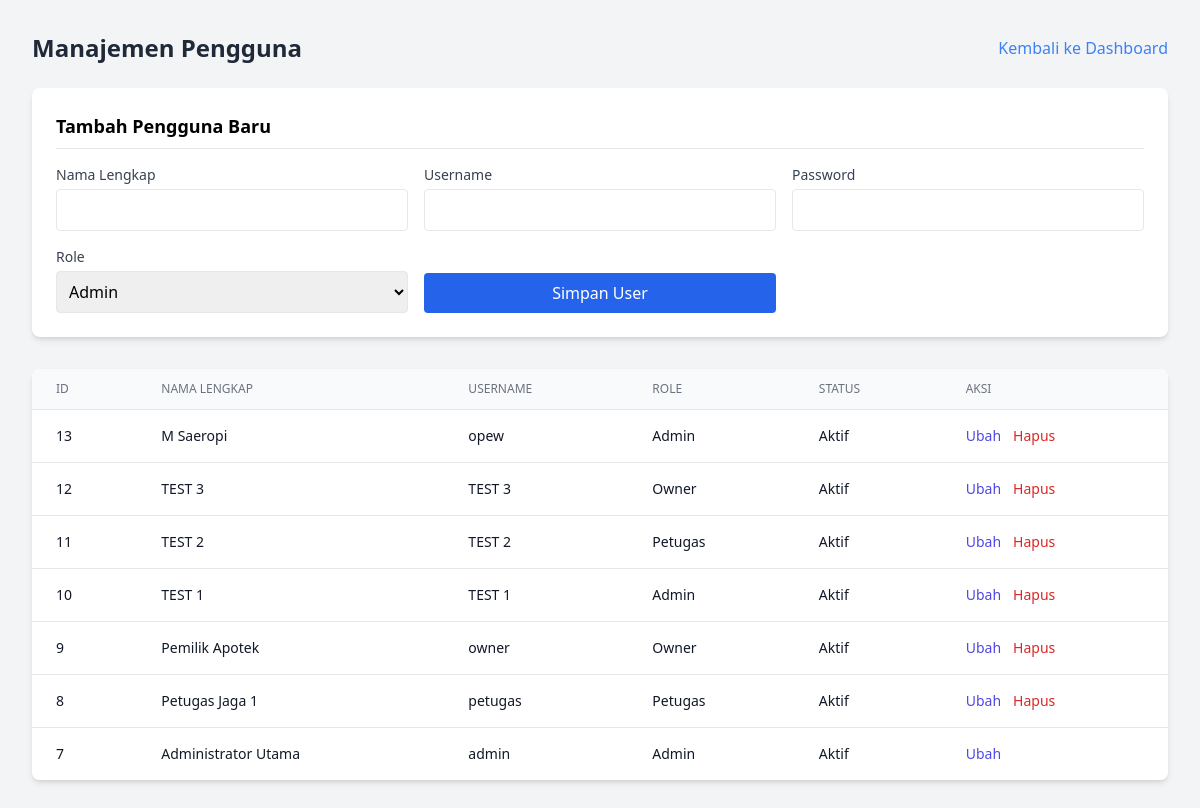
Page /public/AdminUserController (signed in) on the committed database.
### tables this page shows
CREATE TABLE `tb_user` (
  `id_user` int NOT NULL,
  `nama_lengkap` varchar(50) NOT NULL,
  `username` varchar(50) NOT NULL,
  `password` varchar(100) NOT NULL,
  `role` enum('admin','petugas','owner') NOT NULL,
  `status_aktif` tinyint(1) DEFAULT '1'
);

### app/core/Controller.php (called while the page is built, shortened)
<?php
class Controller {
    public function view($view, $data = []) {
        require_once '../app/views/' . $view . '.php';
    }
    public function model($model) {
        return new $model;
    }
}

### app/controllers/AdminUserController.php (called while the page is built, shortened)
<?php
class AdminUserController extends Controller {
    public function index() {
        $data['judul'] = 'Manajemen Pengguna';
        $data['users'] = $this->model('UserModel')->getAllUser();
        $this->view('admin/user/index', $data);
    }
}

### app/core/App.php (called while the page is built, shortened)
<?php
class App {
    protected $method = 'index';
    protected $params = [];
    public function __construct() {
        $this->controller = new $this->controller;
        call_user_func_array([$this->controller, $this->method], $this->params);
    }
}

### public/index.php (called while the page is built, shortened)
<?php
require_once '../app/core/App.php';
require_once '../app/core/Controller.php';
require_once '../app/core/Database.php';
$app = new App();

### app/core/Database.php (called while the page is built, shortened)
<?php
class Database {
    private $host = 'localhost';
    private $user = 'root';
    private $pass = '';
    private $db_name = 'parkir_apotek';
    private $dbh;
    private $stmt;
    public function __construct() {
        $dsn = 'mysql:host=' . $this->host . ';dbname=' . $this->db_name;
        $option = [
            PDO::ATTR_PERSISTENT => true,
            PDO::ATTR_ERRMODE => PDO::ERRMODE_EXCEPTION
        ];
        try {
            $this->dbh = new PDO($dsn, $this->user, $this->pass, $option);
        } catch(PDOException $e) {
            die($e->getMessage());
        }
    }
    public function query($query) {
        $this->stmt = $this->dbh->prepare($query);
    }
    public function execute() {
        return $this->stmt->execute();
    }
    public function resultSet() {
        $this->execute();
        return $this->stmt->fetchAll(PDO::FETCH_ASSOC);
    }
}

### app/models/UserModel.php (called while the page is built, shortened)
<?php
class UserModel {
    private $db;
    public function __construct() {
        $this->db = new Database();
    }
    public function getAllUser() {
        $this->db->query("SELECT * FROM tb_user ORDER BY id_user DESC");
        return $this->db->resultSet();
    }
}

### app/views/admin/user/index.php (the view, shortened to what this page needs)
<!DOCTYPE html>
<html lang="id">
<head>
    <script src="https://cdn.tailwindcss.com"></script>
</head>
<body class="bg-gray-100 p-8 font-sans">
    <div class="max-w-6xl mx-auto">
        <div class="flex justify-between items-center mb-6">
            <h1 class="text-2xl font-bold text-gray-800"><?= $data['judul']; ?></h1>
            <a href="/parkir_apotek/public/Home" class="text-blue-500 hover:underline">Kembali ke Dashboard</a>
        </div>
        <div class="bg-white p-6 rounded-lg shadow-md mb-8">
            <h2 class="text-lg font-semibold mb-4 border-b pb-2">Tambah Pengguna Baru</h2>
            <form action="/parkir_apotek/public/AdminUserController/tambah" method="POST" class="grid grid-cols-1 md:grid-cols-3 gap-4 items-end">
                <div>
                    <label class="block text-sm font-medium text-gray-700 mb-1">Nama Lengkap</label>
                    <input type="text" name="nama_lengkap" required class="w-full border rounded p-2 focus:ring-blue-500">
                </div>
                <div>
                    <label class="block text-sm font-medium text-gray-700 mb-1">Username</label>
                    <input type="text" name="username" required class="w-full border rounded p-2 focus:ring-blue-500">
                </div>
                <div>
                    <label class="block text-sm font-medium text-gray-700 mb-1">Password</label>
                    <input type="password" name="password" required class="w-full border rounded p-2 focus:ring-blue-500">
                </div>
                <div>
                    <label class="block text-sm font-medium text-gray-700 mb-1">Role</label>
                    <select name="role" required class="w-full border rounded p-2 focus:ring-blue-500">
                        <option value="admin">Admin</option>
                    </select>
                </div>
                <div>
                    <button type="submit" class="bg-blue-600 hover:bg-blue-700 text-white px-4 py-2 rounded w-full">Simpan User</button>
                </div>
            </form>
        </div>
        <div class="bg-white rounded-lg shadow-md overflow-hidden overflow-x-auto">
            <table class="min-w-full divide-y divide-gray-200">
                <thead class="bg-gray-50">
                    <tr>
                        <th class="px-6 py-3 text-left text-xs font-medium text-gray-500 uppercase">ID</th>
                        <th class="px-6 py-3 text-left text-xs font-medium text-gray-500 uppercase">Nama Lengkap</th>
                        <th class="px-6 py-3 text-left text-xs font-medium text-gray-500 uppercase">Username</th>
                        <th class="px-6 py-3 text-left text-xs font-medium text-gray-500 uppercase">Role</th>
                        <th class="px-6 py-3 text-left text-xs font-medium text-gray-500 uppercase">Status</th>
                        <th class="px-6 py-3 text-left text-xs font-medium text-gray-500 uppercase">Aksi</th>
                    </tr>
                </thead>
                <tbody class="bg-white divide-y divide-gray-200">
                    <?php if (!empty($data['users'])): ?>
                        <?php foreach ($data['users'] as $user) : ?>
                            <tr>
                                <td class="px-6 py-4 text-sm text-gray-900"><?= $user['id_user']; ?></td>
                                <td class="px-6 py-4 text-sm text-gray-900"><?= htmlspecialchars($user['nama_lengkap']); ?></td>
                                <td class="px-6 py-4 text-sm text-gray-900"><?= htmlspecialchars($user['username']); ?></td>
                                <td class="px-6 py-4 text-sm text-gray-900 capitalize"><?= $user['role']; ?></td>
                                <td class="px-6 py-4 text-sm text-gray-900"><?= $user['status_aktif'] ? 'Aktif' : 'Non-aktif'; ?></td>
                                <td class="px-6 py-4 text-sm font-medium flex gap-3">
                                    <a href="/parkir_apotek/public/AdminUserController/edit/<?= $user['id_user']; ?>" class="text-indigo-600 hover:text-indigo-900">Ubah</a>
                                    <?php if ($user['id_user'] != $_SESSION['id_user']):
                                    ?>
                                        <a href="/parkir_apotek/public/AdminUserController/hapus/<?= $user['id_user']; ?>" onclick="return confirm('Yakin hapus user ini?');" class="text-red-600 hover:text-red-900">Hapus</a>
                                    <?php endif; ?>
                                </td>
                            </tr>
                        <?php endforeach; ?>
                    <?php else: ?>
                        <tr>
                            <td colspan="5" class="px-6 py-4 text-center text-sm text-gray-500">Data belum tersedia.</td>
                        </tr>
                    <?php endif; ?>
                </tbody>
            </table>
        </div>
    </div>
</body>
</html>

### rows in the picture
tb_user: id_user "13", nama_lengkap "M Saeropi", username "opew", role "Admin", status_aktif "Aktif"
tb_user: id_user "12", nama_lengkap "TEST 3", username "TEST 3", role "Owner", status_aktif "Aktif"
tb_user: id_user "11", nama_lengkap "TEST 2", username "TEST 2", role "Petugas", status_aktif "Aktif"
tb_user: id_user "10", nama_lengkap "TEST 1", username "TEST 1", role "Admin", status_aktif "Aktif"
tb_user: id_user "9", nama_lengkap "Pemilik Apotek", username "owner", role "Owner", status_aktif "Aktif"
tb_user: id_user "8", nama_lengkap "Petugas Jaga 1", username "petugas", role "Petugas", status_aktif "Aktif"
tb_user: id_user "7", nama_lengkap "Administrator Utama", username "admin", role "Admin", status_aktif "Aktif"

### other values in the picture
$data['judul'] "Manajemen Pengguna"
